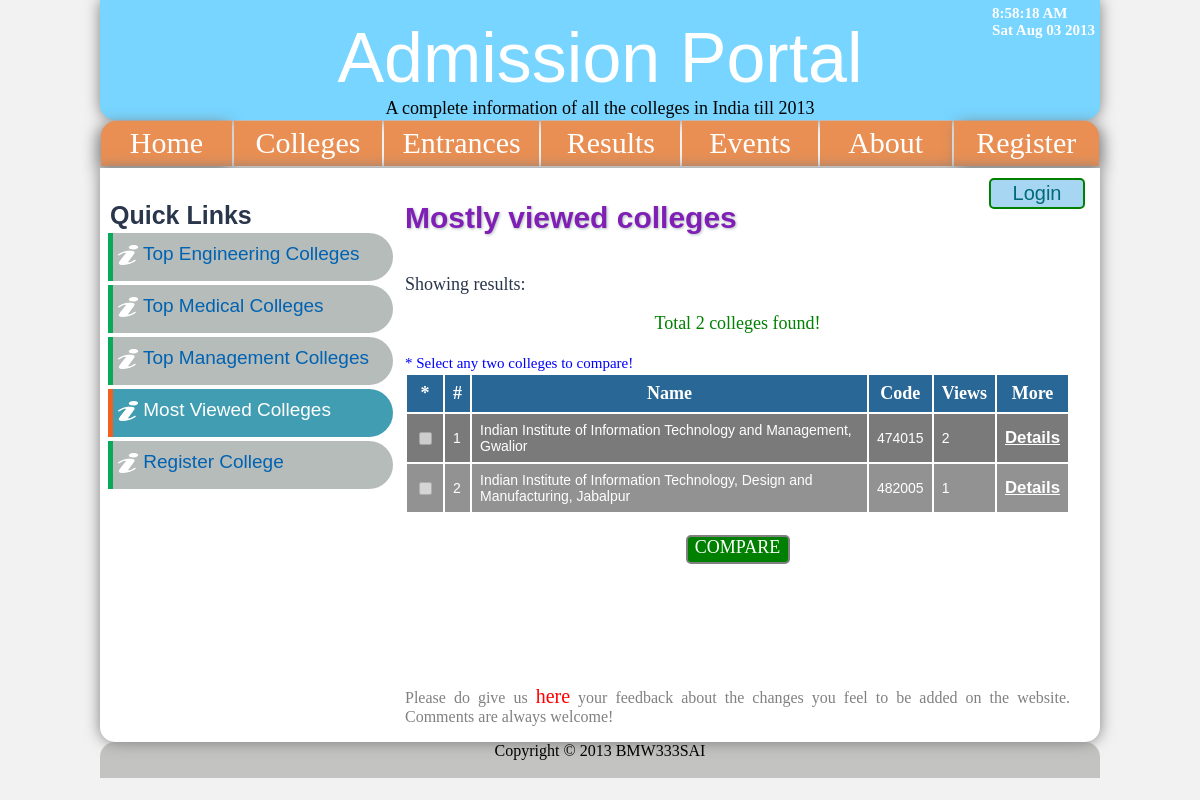
Screenshot of /top_colleges.php?stream=most_viewed with the database file from the repository.
### tables this page shows
CREATE TABLE `college_info` (
  `name` text NOT NULL,
  `ap_id` varchar(30) NOT NULL,
  `engineering` int(1) NOT NULL default '0',
  `medical` int(1) NOT NULL default '0',
  `management` int(1) NOT NULL default '0',
  `auditorium` int(1) NOT NULL default '0',
  `canteen` int(1) NOT NULL default '0',
  `computer_labs` int(1) NOT NULL default '0',
  `medical_facility` int(11) NOT NULL,
  `email` varchar(50) NOT NULL default '0',
  `gym` int(1) NOT NULL default '0',
  `laboratories` int(1) NOT NULL default '0',
  `library` int(1) NOT NULL default '0',
  `sports` int(1) NOT NULL default '0',
  `hostels` int(1) NOT NULL default '0',
  `intake` int(1) NOT NULL default '1',
  `address` varchar(300) NOT NULL,
  `city` text NOT NULL,
  `state` int(50) NOT NULL,
  `pincode` int(6) NOT NULL,
  `phone` text NOT NULL,
  `fax` text NOT NULL,
  `train` varchar(50) NOT NULL,
  `bus` varchar(50) NOT NULL,
  `website` varchar(50) NOT NULL,
  `year_of_opening` int(4) NOT NULL,
  `director` text NOT NULL,
  `rank` int(11) NOT NULL default '0',
  `views` int(11) NOT NULL default '0',
  `date_created` varchar(50) NOT NULL default '0',
  `date_modified` varchar(50) NOT NULL default '0',
  `shrt_name` varchar(30) NOT NULL,
  `coll_code` varchar(30) NOT NULL,
  `ap_rank` int(30) NOT NULL default '0',
  `last_login` varchar(50) NOT NULL,
  `last_logout` varchar(50) NOT NULL,
  `last_update` varchar(50) NOT NULL,
  `affiliated` varchar(100) NOT NULL,
  `type` varchar(50) NOT NULL,
  `category` varchar(50) NOT NULL,
  `status` varchar(50) NOT NULL default 'Pending',
  `password` varchar(32) NOT NULL,
  `eng_courses` varchar(1000) NOT NULL,
  `med_courses` varchar(1000) NOT NULL,
  `man_courses` varchar(1000) NOT NULL,
  `app_no` varchar(30) NOT NULL,
  `app_remarks` varchar(1000) NOT NULL,
  PRIMARY KEY  (`ap_id`),
  FULLTEXT KEY `name` (`name`),
  FULLTEXT KEY `eng_courses` (`eng_courses`),
  FULLTEXT KEY `address` (`address`,`med_courses`,`man_courses`)
);

### top_colleges.php (the view, shortened to what this page needs)
<?php
include("functions.php");
?>
<?php
include("side_menu.php");
if($_GET['stream']=="engineering")
{
echo '<script>
onload=high_side(0);
</script>';
echo '<title>Top Engineering Colleges</title>';
echo "<h2>Top Engineering Colleges</h2>";
echo '<div id=article >';
$q="engineering=1 ";
}
else
{
echo "<h2>Mostly viewed colleges</h2>";
echo '<div id=article >';
}
$query="SELECT * FROM college_info ";
$query.=$q;
if($_GET['stream']=="most_viewed")
{
 $query.=" order by views DESC";
}
else
{
 $query.=" order by rank";
}
$off=2;
$query.=" LIMIT 4 OFFSET $off ";
$s=mysql_query($query);
$res_count=mysql_num_rows($s);
echo "<br /><p>Showing results: </p>";
if($res_count!=0)
 {
  echo '<p align=center style="size:13px;color:green;">';
  if($res_count>1)
   echo 'Total ';
  else
   echo 'Only ';
   echo $res_count;
  if($res_count>1)
   echo ' colleges ';
  else
   echo ' college ';
  echo 'found!</p>';
  if($res_count>=2)
   echo '<span style="color:blue;font-size:15px;" >* Select any two colleges to compare!</span>';
 }
else
{
 echo '<p class=error ><img src="images/sad.png" title=sorry width=30 height=30 />&nbsp;&nbsp;No results found!!!</p><br /><br /><br />';
}
echo '<table class=search_results cellpadding=8 >';
$count=0;
$f=1;
while($r=mysql_fetch_array($s, MYSQL_ASSOC))
 {
	  if($f==1)
	   {
	  echo '<tr align=center >';
	  if($res_count>=2)
	   echo '<th>*</th>';
	  echo '<th>#</th><th>Name</th><th>Code</th>';
	  if($_GET['stream']=="most_viewed")
	   {
	    echo '<th>Views</th>';
	   }
	  else
	   {
	    echo '<th>Rank</th>';
	   }
	  echo '<th>More</th></tr>';
	   $f=0;
	   }
	  $count++;
	  echo '<tr id='.$r[ap_id].' >';
	  if($res_count>=2)
	   echo '<td><input type=checkbox id=c name=c value='.$r[ap_id].' disabled/></td>';
	   echo '<td>'.$count.'</td><td>'.$r[name].'</td><td>'.$r[coll_code].'</td>';
	  if($_GET['stream']=="most_viewed")
	   {
	    echo '<td>'.$r[views].'</td>';
	   }
	  else
	   {
	    echo '<td>'.$r[rank].'</td>';
	   }
	  echo '<td><a target="_blank" href=view_college.php?c1='.$r[ap_id].' style="color:white;" ><u><b color=white ><big>Details</big></b></u></a></td></tr>';
 }
echo '</table><br />';
if($res_count>=2)
 echo '<div onclick=return(select_two()) id=compare >COMPARE</div><br />';
if($res_count>=10)
 go_top();
else
echo '<br /><br /><br /><br />';
echo '</div>';
?>
<?php
include("footer.php");
?>

### css/style.css (style rules this page uses)
body { font-family: "Times New Roman"; background-color: #f2f2f2; color: black; }
h1,h2,h3,h4,h5,h6 { margin: 0; color: black; }
a,a:hover,a:active,a:focus { margin:0; text-decoration: none; }
#page_container h2,h1 { color: #801fb5; text-shadow: 1px 1px 3px #afbab9; font-family: sans-serif; }
#article,#main_article { text-align: justify; width: 665px; float: left; }
#about,#article { font-family: Georgia; font-size: 18px; }
.search_results { width: 665px; }
.search_results th { background-color: #296796; color: white; }
.search_results td { font-family: Arial; font-size: 14px; text-align: left; color: white; }
#compare,#close { background-color: green; color: white; border-radius: 5px 5px 5px 5px; border: 2px solid grey; width: 100px; height: 25px; text-align: center; margin: 0 auto; }

### rows the page displays
college_info: shows "Name", shows "Views", name "Indian Institute of Information Technology and Management, Gwalior", coll_code "474015", views "2"
college_info: name "Indian Institute of Information Technology, Design and Manufacturing, Jabalpur", coll_code "482005", views "1"

### other values shown
$res_count "2"
